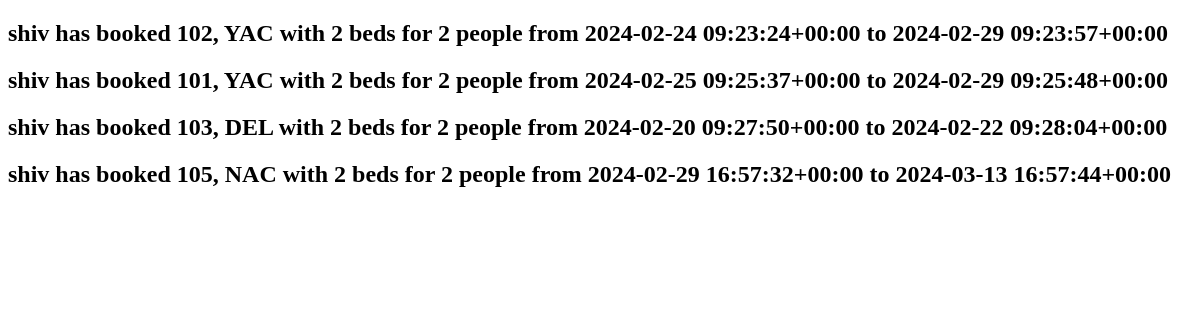
The app's page /booking_list/, older data.
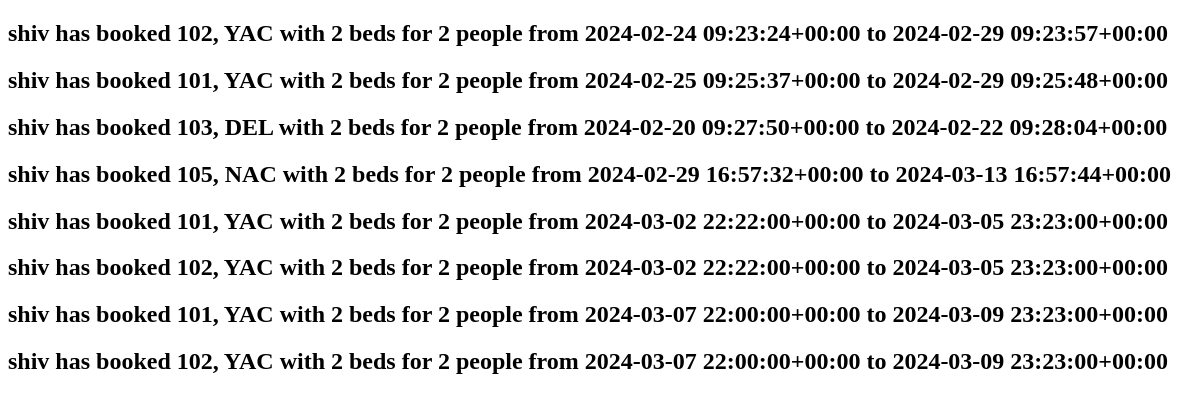
The same page, newer data.
### hotel/models.py (models this page shows)
class Booking(models.Model):
    user = models.ForeignKey(settings.AUTH_USER_MODEL, on_delete=models.CASCADE)
    room = models.ForeignKey(Room, on_delete=models.CASCADE)
    check_in=models.DateTimeField()
    check_out = models.DateTimeField()
    def __str__(self):
        return f"{self.user} has booked {self.room} from {self.check_in} to {self.check_out}"

class Room(models.Model):
    ROOM_CATEGORIES=(
        ('YAC','AC'),
        ('NAC','NON_AC'),
        ('DEL','DELUX'),
        ('KIN','KING'),
        ('QUE','QUEEN')
    )
    number=models.IntegerField()
    category = models.CharField(max_length=3,choices= ROOM_CATEGORIES)
    beds=models.IntegerField()
    capacity=models.IntegerField()
    def __str__(self):
        return f"{self.number}, {self.category} with {self.beds} beds for {self.capacity} people"

### hotel/views.py (the view)
# urls.py: path('booking_list/',BookingList.as_view(),name='BookingList'),
class BookingList(ListView):
    model = Booking

### hotel/templates/hotel/booking_list.html (shortened to what this page needs)
<!DOCTYPE html>
<html>
    <head>
        <link rel="stylesheet" href="">
    </head>
    <body>
       {%for booking in booking_list%}
        <h2>{{booking}}</h2>
        {%endfor%}
    </body>
</html>

Row changes from the older to the newer data that the page shows:
added Booking: user+room+check_in "shiv has booked 101, YAC with 2 beds for 2 people from 2024-03-02 22:22:00+00:00 to 2024-03-05 23:23:00+00:00"
added Booking: user+room+check_in "shiv has booked 102, YAC with 2 beds for 2 people from 2024-03-02 22:22:00+00:00 to 2024-03-05 23:23:00+00:00"
added Booking: user+room+check_in "shiv has booked 101, YAC with 2 beds for 2 people from 2024-03-07 22:00:00+00:00 to 2024-03-09 23:23:00+00:00"
added Booking: user+room+check_in "shiv has booked 102, YAC with 2 beds for 2 people from 2024-03-07 22:00:00+00:00 to 2024-03-09 23:23:00+00:00"
